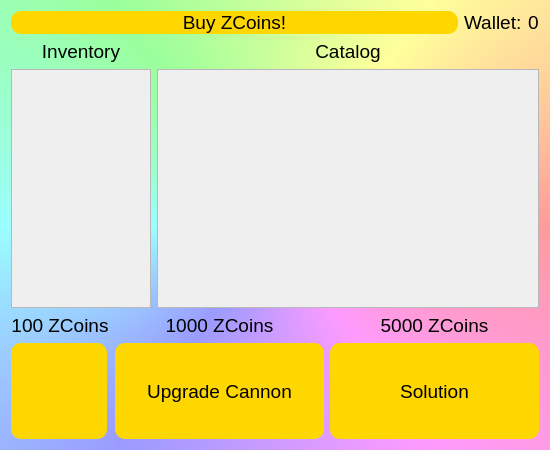
<?xml version="1.0" encoding="UTF-8"?>
<ui version="4.0">
 <class>StoreWindow</class>
 <widget class="QMainWindow" name="StoreWindow">
  <property name="geometry">
   <rect>
    <x>0</x>
    <y>0</y>
    <width>550</width>
    <height>450</height>
   </rect>
  </property>
  <property name="windowTitle">
   <string>Store</string>
  </property>
  <property name="styleSheet">
   <string notr="true">#centralWidget
{
	background: qconicalgradient(cx:0.5, cy:0.5, angle:0, stop:0 rgba(255, 155, 155, 255), stop:0.166 rgba(255, 255, 155, 255), stop:0.333 rgba(155, 255, 155, 255), stop:0.5 rgba(155, 255, 255, 255), stop:0.666 rgba(155, 155, 255, 255), stop:0.833 rgba(255, 155, 255, 255), stop:1 rgba(255, 155, 155, 255));
}

QLabel
{
	font-size: 14pt;
}

QPushButton{
	font-size: 14pt;
	background-color: #ffd700;
	border solid 2px #ffd700;
	border-radius: 10px;
}

QPushButton:hover
{
	color: #cccccc;
	background-color: qlineargradient(spread:pad, x1:0.517, y1:0, x2:0.517, y2:1, stop:0 rgba(45, 45, 45, 255), stop:0.505682 rgba(45, 45, 45, 255), stop:1 rgba(29, 29, 29, 255));
	border: solid 4px #2d89ef;
}

QPushButton:pressed
{
	background-color: qlineargradient(spread:pad, x1:0.517, y1:0, x2:0.517, y2:1, stop:0 rgba(29, 29, 29, 255), stop:0.505682 rgba(45, 45, 45, 255), stop:1 rgba(29, 29, 29, 255));
}</string>
  </property>
  <widget class="QWidget" name="centralWidget">
   <layout class="QGridLayout" name="gridLayout">
    <item row="0" column="0" colspan="2">
     <layout class="QHBoxLayout" name="horizontalLayout">
      <item>
       <widget class="QPushButton" name="buyZCoinsButton">
        <property name="sizePolicy">
         <sizepolicy hsizetype="Expanding" vsizetype="Fixed">
          <horstretch>0</horstretch>
          <verstretch>0</verstretch>
         </sizepolicy>
        </property>
        <property name="text">
         <string>Buy ZCoins!</string>
        </property>
        <property name="icon">
         <iconset resource="resources.qrc">
          <normaloff>:/assets/BoggleIcon.png</normaloff>:/assets/BoggleIcon.png</iconset>
        </property>
        <property name="iconSize">
         <size>
          <width>48</width>
          <height>48</height>
         </size>
        </property>
       </widget>
      </item>
      <item>
       <widget class="QLabel" name="zcoinsLabel">
        <property name="sizePolicy">
         <sizepolicy hsizetype="Minimum" vsizetype="Preferred">
          <horstretch>0</horstretch>
          <verstretch>0</verstretch>
         </sizepolicy>
        </property>
        <property name="text">
         <string>Wallet:</string>
        </property>
       </widget>
      </item>
      <item>
       <widget class="QLabel" name="zcoinsAmountLabel">
        <property name="sizePolicy">
         <sizepolicy hsizetype="Minimum" vsizetype="Preferred">
          <horstretch>0</horstretch>
          <verstretch>0</verstretch>
         </sizepolicy>
        </property>
        <property name="text">
         <string>0</string>
        </property>
       </widget>
      </item>
     </layout>
    </item>
    <item row="1" column="0">
     <widget class="QLabel" name="inventoryLabel">
      <property name="text">
       <string>Inventory</string>
      </property>
      <property name="alignment">
       <set>Qt::AlignCenter</set>
      </property>
     </widget>
    </item>
    <item row="1" column="1">
     <widget class="QLabel" name="catalogLabel">
      <property name="text">
       <string>Catalog</string>
      </property>
      <property name="alignment">
       <set>Qt::AlignCenter</set>
      </property>
     </widget>
    </item>
    <item row="2" column="0">
     <widget class="QScrollArea" name="scrollArea">
      <property name="sizePolicy">
       <sizepolicy hsizetype="Preferred" vsizetype="Expanding">
        <horstretch>0</horstretch>
        <verstretch>0</verstretch>
       </sizepolicy>
      </property>
      <property name="minimumSize">
       <size>
        <width>140</width>
        <height>0</height>
       </size>
      </property>
      <property name="widgetResizable">
       <bool>true</bool>
      </property>
      <widget class="QWidget" name="scrollAreaWidgetContents">
       <property name="geometry">
        <rect>
         <x>0</x>
         <y>0</y>
         <width>138</width>
         <height>212</height>
        </rect>
       </property>
       <layout class="QVBoxLayout" name="verticalLayout"/>
      </widget>
     </widget>
    </item>
    <item row="2" column="1">
     <widget class="QScrollArea" name="catalogScrollArea">
      <property name="widgetResizable">
       <bool>true</bool>
      </property>
      <widget class="QWidget" name="catalogContentArea">
       <property name="geometry">
        <rect>
         <x>0</x>
         <y>0</y>
         <width>384</width>
         <height>212</height>
        </rect>
       </property>
       <layout class="QGridLayout" name="catalogLayout"/>
      </widget>
     </widget>
    </item>
    <item row="3" column="0" colspan="2">
     <layout class="QGridLayout" name="buyButtonGridLayout">
      <item row="0" column="1">
       <widget class="QLabel" name="upgradeCannonCostLabel">
        <property name="sizePolicy">
         <sizepolicy hsizetype="Preferred" vsizetype="Minimum">
          <horstretch>0</horstretch>
          <verstretch>0</verstretch>
         </sizepolicy>
        </property>
        <property name="text">
         <string>1000 ZCoins</string>
        </property>
        <property name="alignment">
         <set>Qt::AlignCenter</set>
        </property>
       </widget>
      </item>
      <item row="1" column="0">
       <widget class="QPushButton" name="newSkinButton">
        <property name="sizePolicy">
         <sizepolicy hsizetype="Fixed" vsizetype="Fixed">
          <horstretch>0</horstretch>
          <verstretch>0</verstretch>
         </sizepolicy>
        </property>
        <property name="minimumSize">
         <size>
          <width>96</width>
          <height>96</height>
         </size>
        </property>
        <property name="maximumSize">
         <size>
          <width>96</width>
          <height>96</height>
         </size>
        </property>
        <property name="styleSheet">
         <string notr="true">#newSkinButton{
border-image:url(&quot;:/assets/LootBox_icon.png&quot;);
}</string>
        </property>
        <property name="text">
         <string/>
        </property>
       </widget>
      </item>
      <item row="0" column="0">
       <widget class="QLabel" name="newSkinCostLabel">
        <property name="text">
         <string>100 ZCoins</string>
        </property>
        <property name="scaledContents">
         <bool>false</bool>
        </property>
        <property name="alignment">
         <set>Qt::AlignCenter</set>
        </property>
       </widget>
      </item>
      <item row="0" column="2">
       <widget class="QLabel" name="solutionCostLabel">
        <property name="sizePolicy">
         <sizepolicy hsizetype="Preferred" vsizetype="Minimum">
          <horstretch>0</horstretch>
          <verstretch>0</verstretch>
         </sizepolicy>
        </property>
        <property name="text">
         <string>5000 ZCoins</string>
        </property>
        <property name="alignment">
         <set>Qt::AlignCenter</set>
        </property>
       </widget>
      </item>
      <item row="1" column="1">
       <widget class="QPushButton" name="upgradeCannonButton">
        <property name="sizePolicy">
         <sizepolicy hsizetype="Preferred" vsizetype="Preferred">
          <horstretch>0</horstretch>
          <verstretch>0</verstretch>
         </sizepolicy>
        </property>
        <property name="text">
         <string>Upgrade Cannon</string>
        </property>
       </widget>
      </item>
      <item row="1" column="2">
       <widget class="QPushButton" name="solutionButton">
        <property name="sizePolicy">
         <sizepolicy hsizetype="Preferred" vsizetype="Preferred">
          <horstretch>0</horstretch>
          <verstretch>0</verstretch>
         </sizepolicy>
        </property>
        <property name="text">
         <string>Solution</string>
        </property>
       </widget>
      </item>
     </layout>
    </item>
   </layout>
  </widget>
 </widget>
 <layoutdefault spacing="6" margin="11"/>
 <resources>
  <include location="resources.qrc"/>
 </resources>
 <connections/>
</ui>
